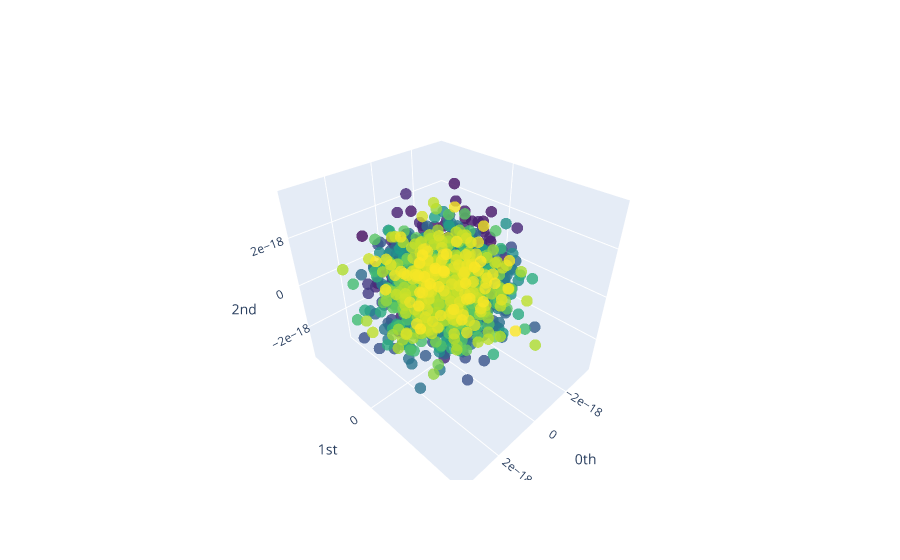

Write notebook code for a chart like this one.
### Markdown cell above
From the plot we can see that the decaying periodic signal generated by a black hole merger emerges as a _spiral_ in the time delay embedding space! For contrast, let's compare this to one of the pure noise time series in our sample:

### Code cell
embedding_dimension = 30
embedding_time_delay = 30
stride = 5

embedder = SingleTakensEmbedding(
    parameters_type='search', n_jobs=6, time_delay=embedding_time_delay, dimension=embedding_dimension, stride=stride
)

y_noise_embedded = embedder.fit_transform(noisy_signals[background_idx])

pca = PCA(n_components=3)
y_noise_embedded_pca = pca.fit_transform(y_noise_embedded)

plot_point_cloud(y_noise_embedded_pca)

### Figure 1 — Plotly figure (JSON) as saved in the notebook; plotly's stock layout.template omitted (floating-point values rounded to 4 significant figures; data arrays with more than 128 entries replaced by an {"elided": "..."} marker saying what was removed)
{"data": [{"marker": {"color": {"elided": "1715 int values"}, "colorscale": [[0, "#440154"], [0.1111, "#482878"], [0.2222, "#3e4989"], [0.3333, "#31688e"], [0.4444, "#26828e"], [0.5556, "#1f9e89"], [0.6667, "#35b779"], [0.7778, "#6ece58"], [0.8889, "#b5de2b"], [1, "#fde725"]], "opacity": 0.8, "size": 4}, "mode": "markers", "type": "scatter3d", "x": {"elided": "1715 float values"}, "y": {"elided": "1715 float values"}, "z": {"elided": "1715 float values"}}], "layout": {"scene": {"xaxis": {"exponentformat": "e", "showexponent": "all", "title": {"text": "0th"}, "type": "linear"}, "yaxis": {"exponentformat": "e", "showexponent": "all", "title": {"text": "1st"}, "type": "linear"}, "zaxis": {"exponentformat": "e", "showexponent": "all", "title": {"text": "2nd"}, "type": "linear"}}}}
